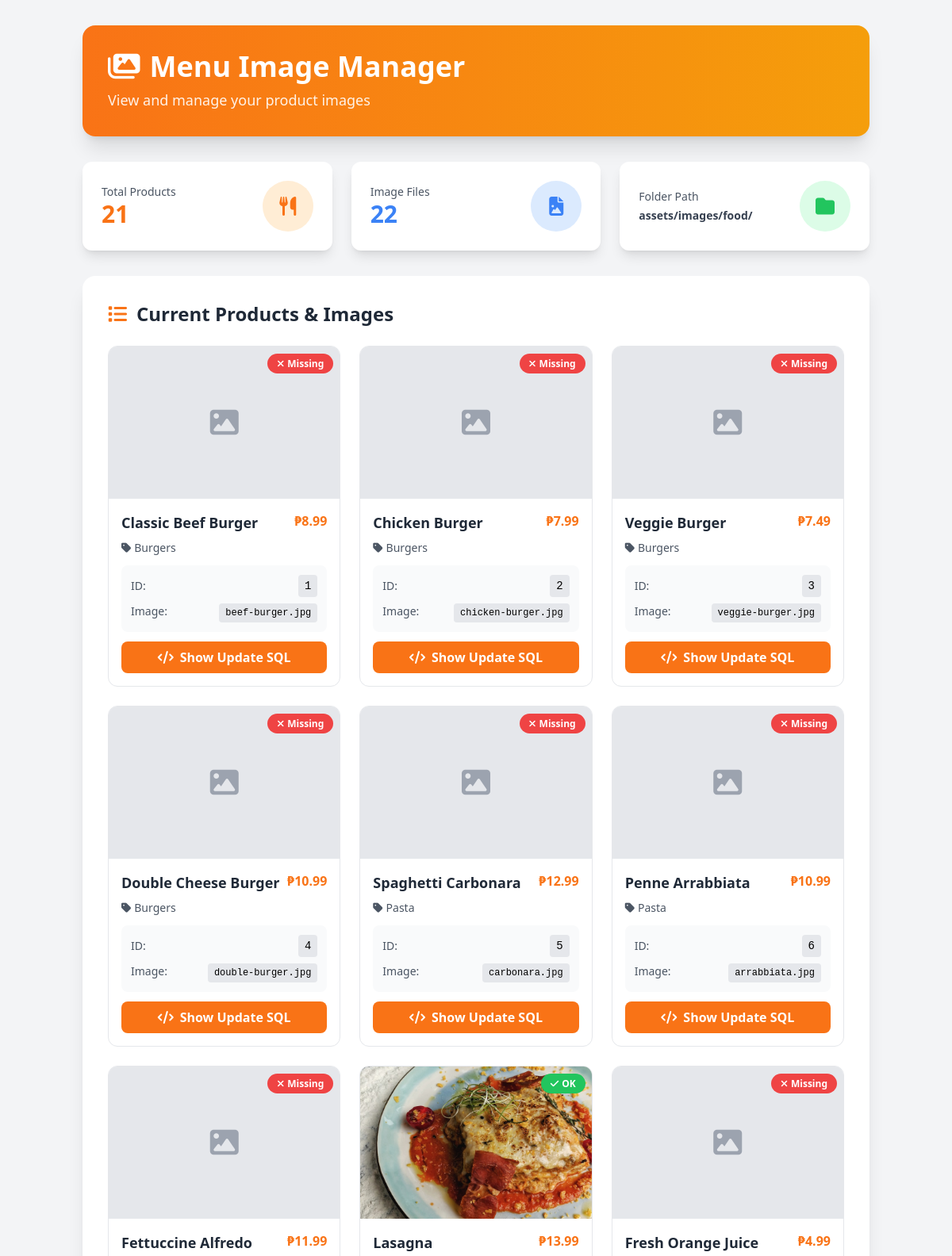
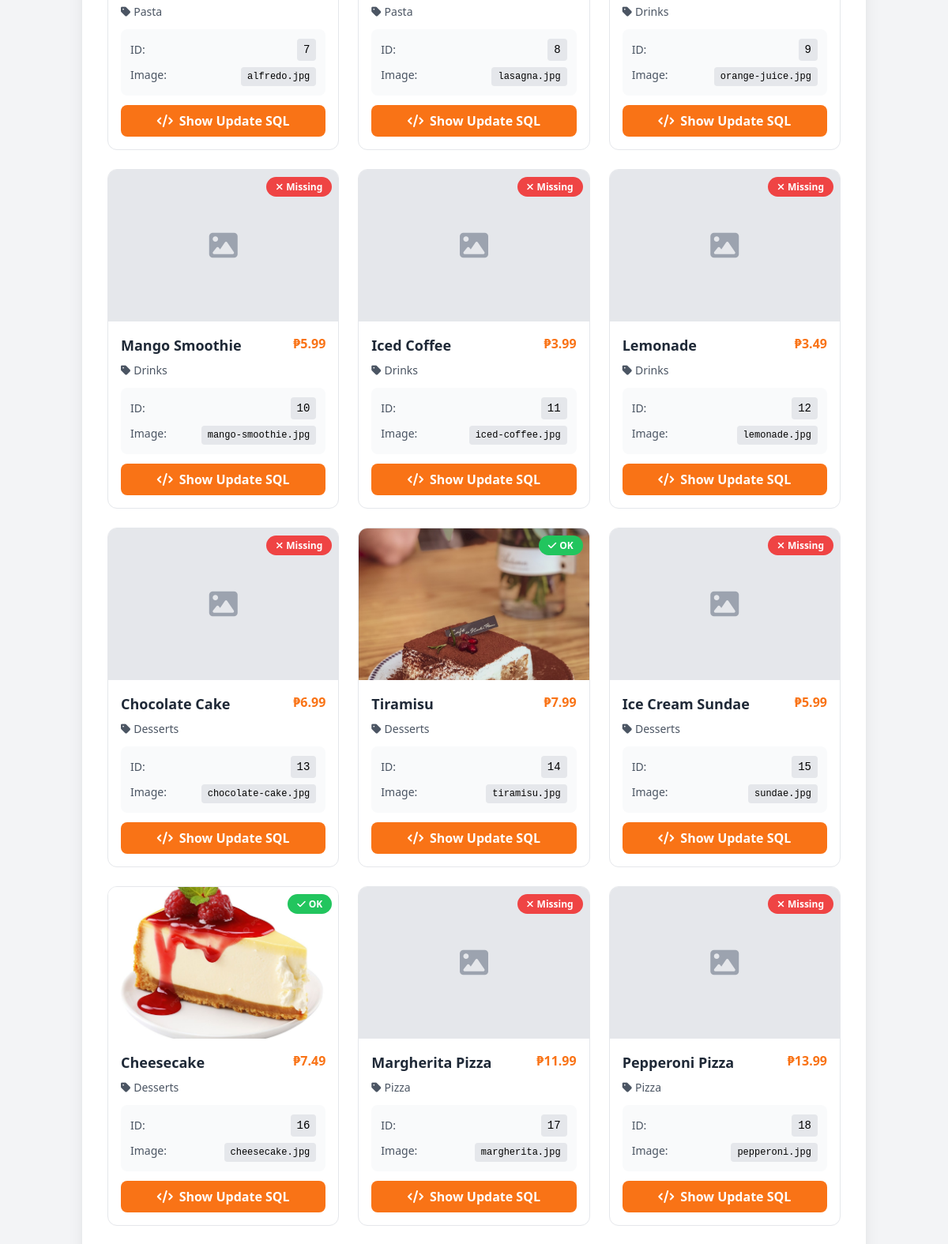
/image_manager.php (upper part), run on the app's committed database (2 pictures, top to bottom).
### tables this page shows
CREATE TABLE IF NOT EXISTS food_items (
    id INT AUTO_INCREMENT PRIMARY KEY,
    category_id INT NOT NULL,
    name VARCHAR(100) NOT NULL,
    description TEXT,
    price DECIMAL(10, 2) NOT NULL,
    image VARCHAR(255),
    is_available TINYINT(1) DEFAULT 1,
    is_featured TINYINT(1) DEFAULT 0,
    created_at TIMESTAMP DEFAULT CURRENT_TIMESTAMP,
    updated_at TIMESTAMP DEFAULT CURRENT_TIMESTAMP ON UPDATE CURRENT_TIMESTAMP,
    FOREIGN KEY (category_id) REFERENCES categories(id) ON DELETE CASCADE
);

CREATE TABLE IF NOT EXISTS categories (
    id INT AUTO_INCREMENT PRIMARY KEY,
    name VARCHAR(50) NOT NULL,
    description TEXT,
    image VARCHAR(255),
    is_active TINYINT(1) DEFAULT 1,
    created_at TIMESTAMP DEFAULT CURRENT_TIMESTAMP
);

### image_manager.php (the view, shortened to what this page needs)
<!DOCTYPE html>
<html lang="en">
<head>
    <script src="https://cdn.tailwindcss.com"></script>
    <link rel="stylesheet" href="https://cdnjs.cloudflare.com/ajax/libs/font-awesome/6.4.0/css/all.min.css">
</head>
<body class="bg-gray-100">
    <?php
    require_once 'db.php';
    $query = "SELECT f.id, f.name, f.image, f.price, c.name as category_name
              FROM food_items f
              LEFT JOIN categories c ON f.category_id = c.id
              ORDER BY f.id";
    $result = mysqli_query($conn, $query);
    $image_folder = 'assets/images/food/';
    $all_files = [];
    if (is_dir($image_folder)) {
        $files = scandir($image_folder);
        foreach ($files as $file) {
            if ($file != '.' && $file != '..' && !is_dir($image_folder . $file)) {
                $all_files[] = $file;
            }
        }
    }
    ?>
    <div class="container mx-auto px-4 py-8">
        <div class="bg-gradient-to-r from-orange-500 to-amber-500 rounded-2xl shadow-xl p-8 mb-8">
            <h1 class="text-4xl font-bold text-white mb-2">
                <i class="fas fa-images mr-3"></i>Menu Image Manager
            </h1>
            <p class="text-white/90 text-lg">View and manage your product images</p>
        </div>
        <div class="grid grid-cols-1 md:grid-cols-3 gap-6 mb-8">
            <div class="bg-white rounded-xl shadow-lg p-6">
                <div class="flex items-center justify-between">
                    <div>
                        <p class="text-gray-600 text-sm">Total Products</p>
                        <p class="text-3xl font-bold text-orange-500"><?php echo mysqli_num_rows($result); ?></p>
                    </div>
                    <div class="w-16 h-16 bg-orange-100 rounded-full flex items-center justify-center">
                        <i class="fas fa-utensils text-2xl text-orange-500"></i>
                    </div>
                </div>
            </div>
            <div class="bg-white rounded-xl shadow-lg p-6">
                <div class="flex items-center justify-between">
                    <div>
                        <p class="text-gray-600 text-sm">Image Files</p>
                        <p class="text-3xl font-bold text-blue-500"><?php echo count($all_files); ?></p>
                    </div>
                    <div class="w-16 h-16 bg-blue-100 rounded-full flex items-center justify-center">
                        <i class="fas fa-file-image text-2xl text-blue-500"></i>
                    </div>
                </div>
            </div>
            <div class="bg-white rounded-xl shadow-lg p-6">
                <div class="flex items-center justify-between">
                    <div>
                        <p class="text-gray-600 text-sm">Folder Path</p>
                        <p class="text-sm font-semibold text-gray-700 mt-1">assets/images/food/</p>
                    </div>
                    <div class="w-16 h-16 bg-green-100 rounded-full flex items-center justify-center">
                        <i class="fas fa-folder text-2xl text-green-500"></i>
                    </div>
                </div>
            </div>
        </div>
        <div class="bg-white rounded-2xl shadow-xl p-8 mb-8">
            <h2 class="text-2xl font-bold text-gray-800 mb-6 flex items-center">
                <i class="fas fa-list mr-3 text-orange-500"></i>Current Products & Images
            </h2>
            <div class="grid grid-cols-1 md:grid-cols-2 lg:grid-cols-3 gap-6">
                <?php
                mysqli_data_seek($result, 0);
                while ($product = mysqli_fetch_assoc($result)):
                    $image_path = 'assets/images/food/' . ($product['image'] ?? 'default.jpg');
                    $image_exists = file_exists($image_path);
                ?>
                <div class="border border-gray-200 rounded-xl overflow-hidden hover:shadow-xl transition-all duration-300">
                    <div class="relative h-48 bg-gray-100">
                        <?php if ($image_exists): ?>
                            <img src="<?php echo $image_path; ?>"
                                 alt="<?php echo htmlspecialchars($product['name']); ?>"
                                 class="w-full h-full object-cover"
                                 onerror="this.src='assets/images/food/default.jpg'">
                        <?php else: ?>
                            <div class="w-full h-full flex items-center justify-center bg-gray-200">
                                <i class="fas fa-image text-4xl text-gray-400"></i>
                            </div>
                        <?php endif; ?>
                        <div class="absolute top-2 right-2">
                            <?php if ($image_exists): ?>
                                <span class="bg-green-500 text-white px-3 py-1 rounded-full text-xs font-bold">
                                    <i class="fas fa-check mr-1"></i>OK
                                </span>
                            <?php else: ?>
                                <span class="bg-red-500 text-white px-3 py-1 rounded-full text-xs font-bold">
                                    <i class="fas fa-times mr-1"></i>Missing
                                </span>
                            <?php endif; ?>
                        </div>
                    </div>
                    <div class="p-4">
                        <div class="flex items-start justify-between mb-2">
                            <h3 class="font-bold text-gray-800 text-lg"><?php echo htmlspecialchars($product['name']); ?></h3>
                            <span class="text-orange-500 font-bold">₱<?php echo number_format($product['price'], 2); ?></span>
                        </div>
                        <p class="text-gray-600 text-sm mb-3">
                            <i class="fas fa-tag mr-1"></i><?php echo htmlspecialchars($product['category_name']); ?>
                        </p>
                        <div class="bg-gray-50 rounded-lg p-3 space-y-2">
                            <div class="flex items-center justify-between text-sm">
                                <span class="text-gray-600">ID:</span>
                                <span class="font-mono bg-gray-200 px-2 py-1 rounded"><?php echo $product['id']; ?></span>
                            </div>
                            <div class="flex items-start justify-between text-sm">
                                <span class="text-gray-600">Image:</span>
                                <span class="font-mono text-xs bg-gray-200 px-2 py-1 rounded break-all ml-2">
                                    <?php echo $product['image'] ?? 'NULL'; ?>
                                </span>
                            </div>
                        </div>
                        <button onclick="showUpdateSQL(<?php echo $product['id']; ?>, '<?php echo htmlspecialchars($product['name']); ?>')"
                                class="w-full mt-3 bg-orange-500 hover:bg-orange-600 text-white py-2 rounded-lg font-semibold transition-colors">
                            <i class="fas fa-code mr-2"></i>Show Update SQL
                        </button>
                    </div>
                </div>
                <?php endwhile; ?>
            </div>
        </div>
    </div>
</body>
</html>

### data on the page
food_items: shows "Missing", name "Classic Beef Burger", price "8.99", category.name "Burgers", id "1", image "beef-burger.jpg"
food_items: shows "Missing", name "Chicken Burger", price "7.99", category.name "Burgers", id "2", image "chicken-burger.jpg"
food_items: shows "Missing", name "Veggie Burger", price "7.49", category.name "Burgers", id "3", image "veggie-burger.jpg"
food_items: shows "Missing", name "Double Cheese Burger", price "10.99", category.name "Burgers", id "4", image "double-burger.jpg"
food_items: shows "Missing", name "Spaghetti Carbonara", price "12.99", category.name "Pasta", id "5", image "carbonara.jpg"
food_items: shows "Missing", name "Penne Arrabbiata", price "10.99", category.name "Pasta", id "6", image "arrabbiata.jpg"
food_items: shows "Missing", name "Fettuccine Alfredo", price "11.99", category.name "Pasta", id "7", image "alfredo.jpg"
food_items: image (picture), shows "OK", name "Lasagna", price "13.99", category.name "Pasta", id "8", image "lasagna.jpg"
food_items: shows "Missing", name "Fresh Orange Juice", price "4.99", category.name "Drinks", id "9", image "orange-juice.jpg"
food_items: shows "Missing", name "Mango Smoothie", price "5.99", category.name "Drinks", id "10", image "mango-smoothie.jpg"
food_items: shows "Missing", name "Iced Coffee", price "3.99", category.name "Drinks", id "11", image "iced-coffee.jpg"
food_items: shows "Missing", name "Lemonade", price "3.49", category.name "Drinks", id "12", image "lemonade.jpg"
food_items: shows "Missing", name "Chocolate Cake", price "6.99", category.name "Desserts", id "13", image "chocolate-cake.jpg"
food_items: image (picture), shows "OK", name "Tiramisu", price "7.99", category.name "Desserts", id "14", image "tiramisu.jpg"
food_items: shows "Missing", name "Ice Cream Sundae", price "5.99", category.name "Desserts", id "15", image "sundae.jpg"
food_items: image (picture), shows "OK", name "Cheesecake", price "7.49", category.name "Desserts", id "16", image "cheesecake.jpg"
food_items: shows "Missing", name "Margherita Pizza", price "11.99", category.name "Pizza", id "17", image "margherita.jpg"
food_items: shows "Missing", name "Pepperoni Pizza", price "13.99", category.name "Pizza", id "18", image "pepperoni.jpg"

### other printed values
mysqli_num_rows($result) "21"
count($all_files) "22"
